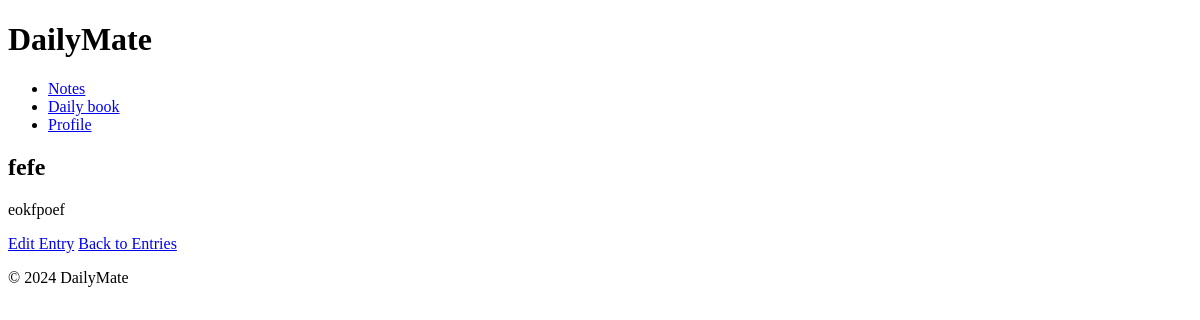
The page /note/2/ on the database as committed earlier.
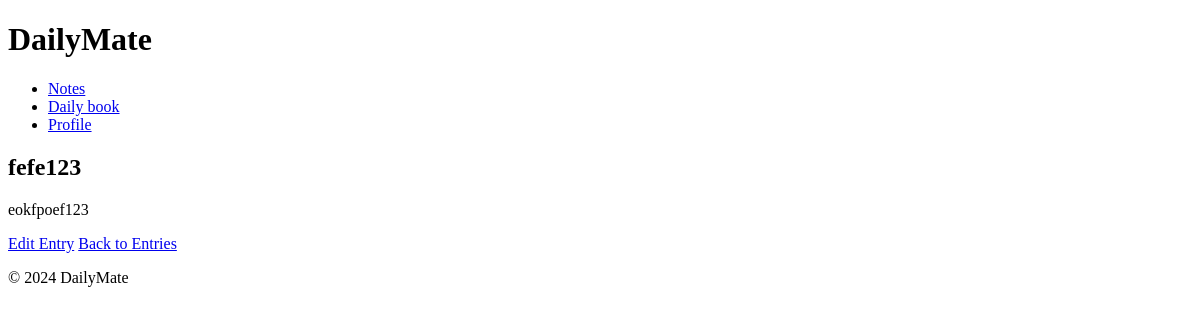
The same page on the database as committed later.
### dailybook/models.py (models this page shows, shortened)
class Entry(models.Model):
    author = models.ForeignKey(User, on_delete=models.CASCADE)  # добавьте это поле
    title = models.CharField(max_length=100)
    content = models.TextField()

### dailybook/views.py (the view)
# urls.py: path('note/<int:pk>/', EntryDetailView.as_view(), name='entry_detail'),
class EntryDetailView(DetailView):
    model = Entry
    template_name = 'note_detail.html'

### dailybook/templates/note_detail.html
{% extends 'base.html' %}
{% block content %}
  <h2>{{ object.title }}</h2>
  <p>{{ object.content }}</p>
  <a href="{% url 'entry_edit' object.pk %}">Edit Entry</a>
  <a href="{% url 'note_list' %}">Back to Entries</a>
{% endblock %}

### dailybook/templates/base.html (shortened to what this page needs)
<!DOCTYPE html>
<html lang="en">
<head>
</head>
<body>
    <header>
        <h1>{% block header %}DailyMate{% endblock %}</h1>
        <nav>
            <ul>
                <li><a href="{% url 'note_list' %}">Notes</a></li>
                <li><a href="{% url 'dailybook_list' %}">Daily book</a></li>
                <li><a href="{% url 'profile' %}">Profile</a></li>
            </ul>
        </nav>
    </header>
    <main>
        {% block content %}{% endblock %}
    </main>
    <footer>
        <p>&copy; 2024 DailyMate</p>
    </footer>
</body>
</html>

Rows that differ between the two databases and show on the page:
changed Entry: title "fefe" → "fefe123"; content "eokfpoef" → "eokfpoef123"
